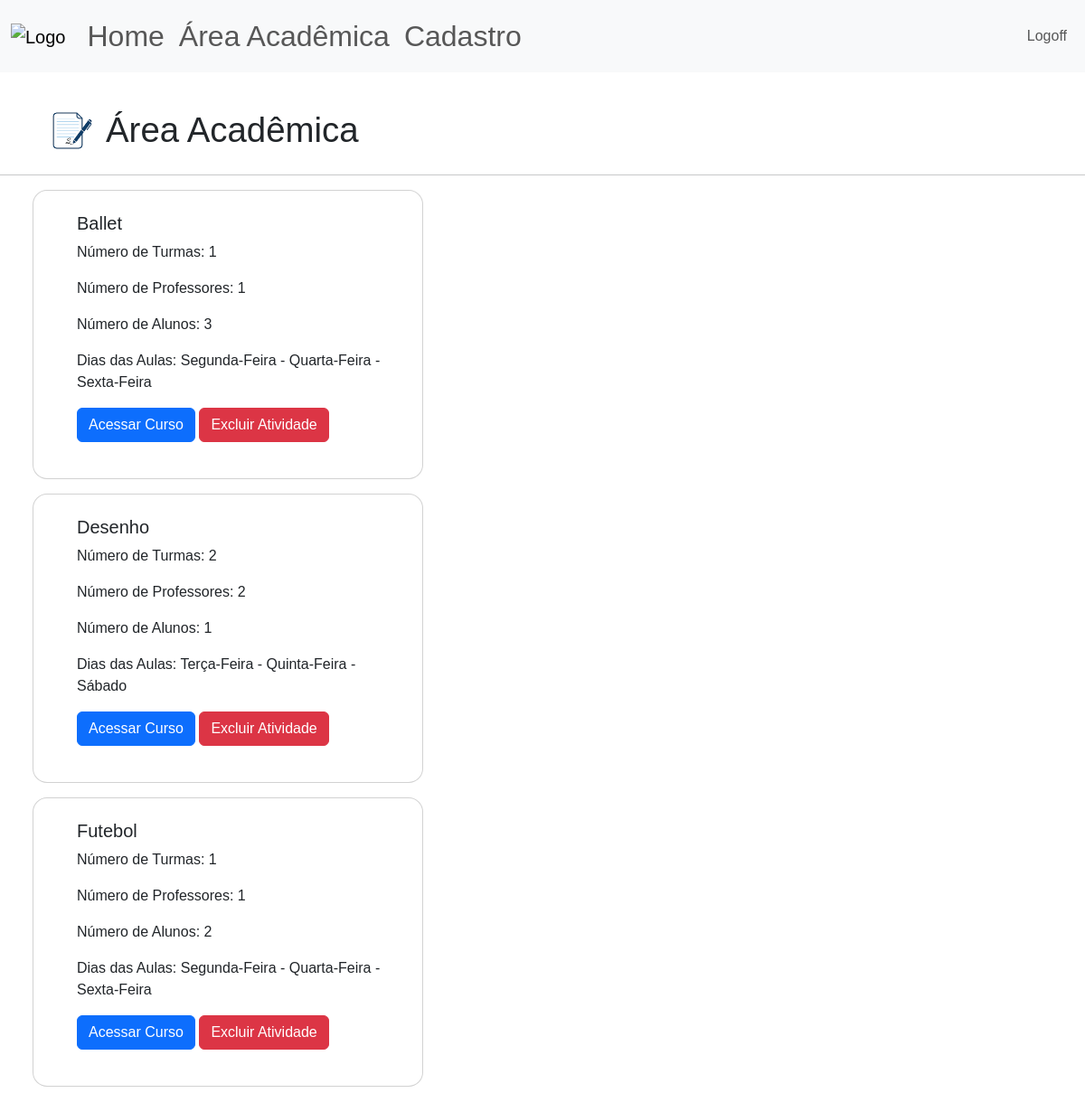
Page /area-academica (signed in) on the earlier database version.
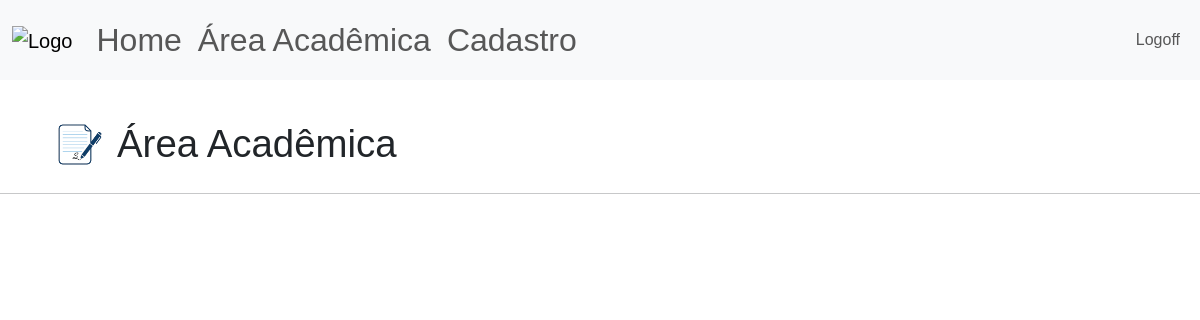
Same page on the later database version.
### site_verbo_amar/models.py (models this page shows)
class Atividade(database.Model):
    id = database.Column(database.Integer, primary_key=True)
    atividade = database.Column(database.String, nullable=False, unique=True)
    dias_aula = database.Column(database.String, nullable=False)

### site_verbo_amar/routes.py (the view)
@app.route("/area-academica", methods=['POST','GET'])
@login_required
def area_academica():
    atividades = carregar_nome_atividades()
    atividades = carregar_turmas(atividades)
    adm = current_user.adm
    if adm=="1":
        privilegio=True
    else:
        privilegio=False
    return render_template("area_academica.html", atividades=atividades,privilegio=privilegio)

### site_verbo_amar/models.py (called while the page is built)
@login_manager.user_loader
def load_user(id_usuario):
    return Usuario.query.get(int(id_usuario))

### site_verbo_amar/routes.py (called while the page is built)
def carregar_nome_atividades():
    dict_ativ = {}
    atividades = Atividade.query.order_by(Atividade.atividade.asc()).all()
    for ativ in atividades:
        dict_ativ[ativ.id] = {"nome_atividade":ativ.atividade,
                              "dias_aula":ativ.dias_aula.replace(";",' - '),
                              "turmas":0,
                              "professores":[],
                              "alunos":0,
                              "n_professores":0}
    return dict_ativ

def carregar_turmas(dict_ativ):
    turmas = Turma.query.order_by(Turma.id_atividade.asc()).all()
    for ativ in dict_ativ:
        for id in turmas:
            if ativ == id.id_atividade:
                dict_ativ[ativ]['turmas'] += 1
                if type(id.id_aluno) == int and id.id_aluno !=0:
                    total_alunos =1
                else:
                    total_alunos = len(id.id_aluno) - id.id_aluno.count(';')
                dict_ativ[ativ]['alunos'] += total_alunos
                if not id.id_professor in dict_ativ[ativ]['professores']:
                    dict_ativ[ativ]['professores'].append(id.id_professor)
                    dict_ativ[ativ]['n_professores'] +=1
    return dict_ativ

### site_verbo_amar/templates/area_academica.html
{% extends 'base.html'%}
{% block body %}
<div class = "d-flex align-items-center gap-1", style="padding-left: 3rem; padding-top: 2rem;">
    <img src="{{url_for('static', filename='academica_logo.png')}}" alt="study" height="65">
    <h1 style="font-size: 2.4rem; font-weight: 500; line-height: 1.2; margin: 0;">Área Acadêmica</h1>
</div>
<hr>
<div id="card-area-academica">
{% for ativ in atividades %}
  <div class="card">
    <div class="card-content">
      <h5 class="card-title">{{atividades[ativ]["nome_atividade"]}}</h5>
      <p class="card-text">Número de Turmas: {{atividades[ativ]["turmas"]}}</p>
      <p class="card-text">Número de Professores: {{atividades[ativ]["n_professores"]}}</p>
      <p class="card-text">Número de Alunos: {{atividades[ativ]["alunos"]}}</p>
      <p class="card-text">Dias das Aulas: {{atividades[ativ]["dias_aula"]}}</p>
      <a href="{{ url_for('exibir_turmas', nome=atividades[ativ]['nome_atividade']) }}" class="btn btn-primary">Acessar Curso</a>
      <a href="{{url_for('excluir_atividade', nome_atividade=atividades[ativ]['nome_atividade']) }}" class="btn btn-danger">Excluir Atividade</a>
    </div>
  </div>
 {% endfor %}
</div>
{% endblock %}

### site_verbo_amar/templates/base.html (shortened to what this page needs)
<!DOCTYPE html>
<html lang="pt-br">
<head>
    <link href="https://cdn.jsdelivr.net/npm/bootstrap@5.3.8/dist/css/bootstrap.min.css" rel="stylesheet">
    <link rel="stylesheet" type="text/css" href="{{url_for('static', filename='main.css')}}">
</head>
<body>
    {% include 'navbar.html'%}
    {% block body %}
    {% endblock %}
</body>
</html>

### site_verbo_amar/templates/navbar.html (shortened to what this page needs)
<nav class="navbar navbar-expand-lg bg-body-tertiary">
  <div class="container-fluid">
    <a class="navbar-brand" href="{{ url_for('home')}}">
      <img src = "{{url_for('static', filename='logo.png')}}", height="100", alt="Logo">
    </a>
    <ul class="navbar-nav me-auto mb-2 mb-lg-0" style="font-size: 2rem;">
        {% if current_user.is_authenticated %}
          <li class="nav-item">
            <a class="nav-link" href="{{ url_for('home') }}">Home</a>
          </li>
          <li class="nav-item">
            <a class="nav-link" href="{{ url_for('area_academica') }}">Área Acadêmica</a>
          </li>
          <li class="nav-item">
            <a class="nav-link" href="{{ url_for('cadastro') }}">Cadastro</a>
          </li>
         {% endif %}
      </ul>
      <ul class="d-flex navbar-nav">
        {% if current_user.is_authenticated %}
            <li class="nav-item">
              <a class="nav-link" href="{{ url_for('sair') }}">Logoff</a>
            </li>
        {% else %}
          <li class="nav-item">
            <a class="nav-link" href="{{ url_for('login') }}">Login</a>
          </li>
        {% endif %}
      </ul>
    </div>
</nav>

### site_verbo_amar/static/main.css (style rules this page uses)
* { font-family:'Poppins', sans-serif; }

Differences in the rows shown:
removed Atividade: atividade "Ballet"
removed Atividade: atividade "Desenho"
removed Atividade: atividade "Futebol"
Other differences:
list line gone: "Número de Turmas: 1 Número de Professores: 1 Número de Alunos: 3 Dias das Aulas: Segunda-Feira - Quarta-Feira - Sexta-Feira Acessar Curso Excluir Atividade"
list line gone: "Número de Turmas: 2 Número de Professores: 2 Número de Alunos: 1 Dias das Aulas: Terça-Feira - Quinta-Feira - Sábado Acessar Curso Excluir Atividade"
list line gone: "Número de Turmas: 1 Número de Professores: 1 Número de Alunos: 2 Dias das Aulas: Segunda-Feira - Quarta-Feira - Sexta-Feira Acessar Curso Excluir Atividade"
